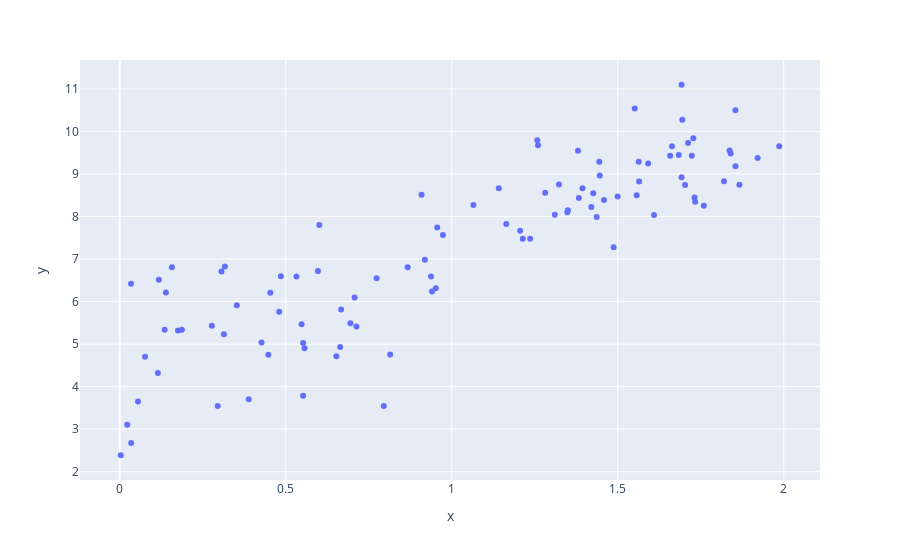

Here is the notebook cell this chart was saved with:
### Code cell
fig = px.scatter(x=x[:,0], y=y[:,0])
fig.show()
